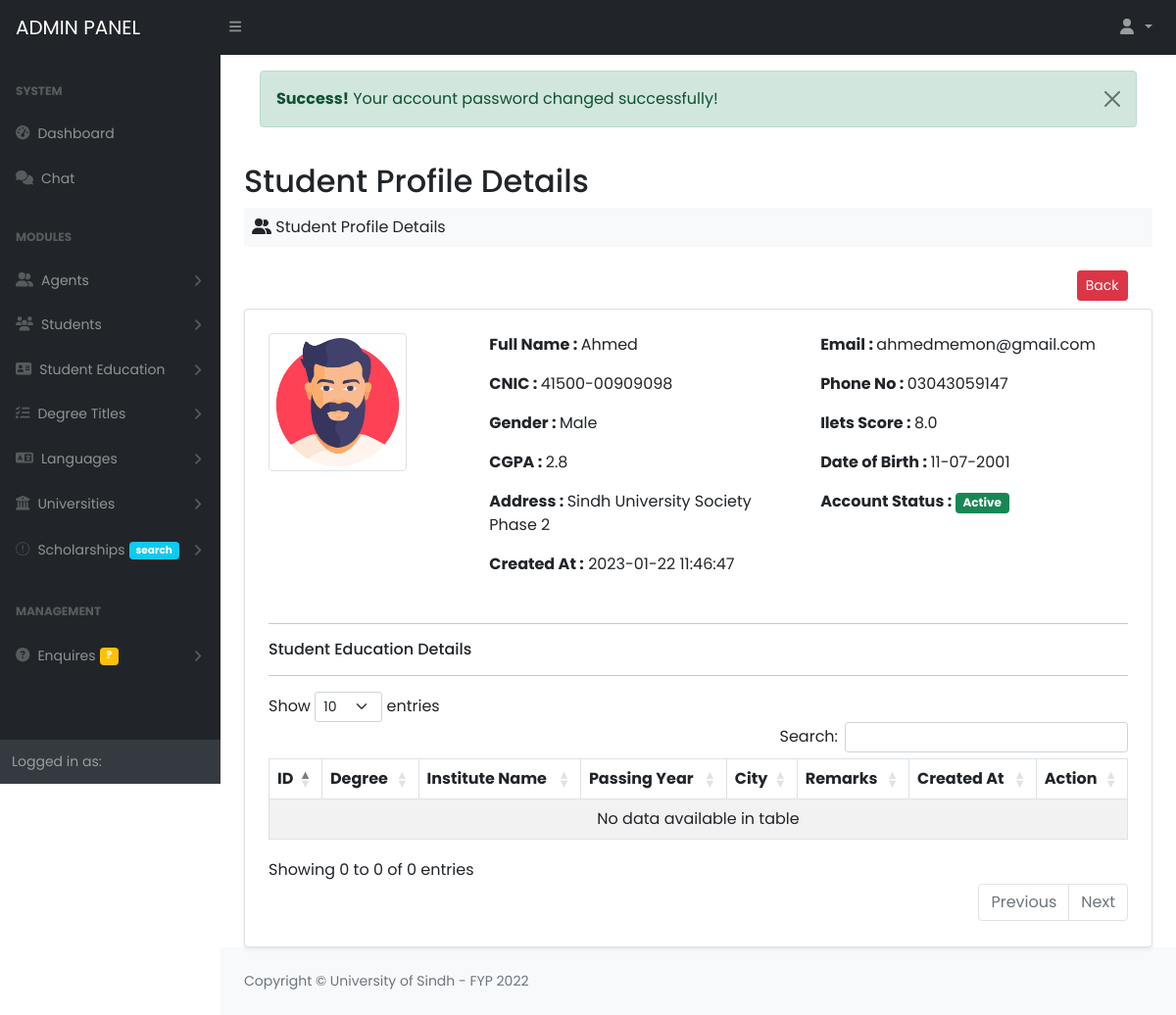
/Project/admin/show_student?id=1 (signed in), run on the app's committed database.
### tables this page shows
CREATE TABLE `students` (
  `student_id` int(11) NOT NULL AUTO_INCREMENT,
  `name` varchar(50) NOT NULL,
  `surname` varchar(50) DEFAULT NULL,
  `email` varchar(50) NOT NULL,
  `password` varchar(50) NOT NULL,
  `cnic` varchar(50) DEFAULT NULL,
  `gender` enum('Male','Female') DEFAULT NULL,
  `dob` varchar(50) DEFAULT NULL,
  `phone` varchar(50) DEFAULT NULL,
  `address` text DEFAULT NULL,
  `ilets_score` varchar(50) DEFAULT NULL,
  `cgpa` varchar(50) DEFAULT NULL,
  `religion` varchar(50) DEFAULT NULL,
  `profile` varchar(100) DEFAULT NULL,
  `status` int(11) DEFAULT 0,
  `created_at` timestamp NOT NULL DEFAULT current_timestamp() ON UPDATE current_timestamp(),
  PRIMARY KEY (`student_id`)
);

### Project/database/database.php (called while the page is built, shortened)
<?php
class Database
{
	private $db_host = "localhost";
	private $db_user = "root";
	private $db_pass = "";
	private $db_name = "fyp_cms";
	public $connection = null;
	public function __construct()
	{
		$this->connection = mysqli_connect($this->db_host, $this->db_user, $this->db_pass, $this->db_name);
	}
	public function executeQuery($query)
	{
		$this->query = $query;
		$this->result = mysqli_query($this->connection, $this->query);
		return $this->result;
	}
}
?>

### Project/admin/show_student.php (the view, shortened to what this page needs)
<?php  include_once("includes/header.php"); ?>
 <?php  include_once("includes/nav.php"); ?>
 <div id="layoutSidenav">
         <?php include_once("includes/sidebar.php") ?>
         <div id="layoutSidenav_content">
             <main>
                 <div class="container-fluid px-4">
                     <div class="p-3"><?php require_once("includes/messages.php") ?></div>
                     <h2 class="mt-1">Student Profile Details</h2>
                     <ol class="breadcrumb mb-4 bg-light p-2">
                         <li class="breadcrumb-item"><i class="fa fa-user-group"></i> Student Profile Details</li>
                     </ol>
                     <a href="view_students" class="btn btn-danger btn-sm offset-md-11 mb-2">Back</a>
                     <div class="card shadow-sm bg-white p-2">
                         <div class="card-body p-3">
                             <?php
                                 $id = $_GET['id'] ?? null;
                                 $query = "SELECT * FROM students WHERE student_id='$id'";
                                 $result = $db->executeQuery($query);
                                 $row = mysqli_fetch_assoc($result);
                             ?>
                             <div class="row">
                                 <div class="col-md-3 col-lg-3 col-xs-12 col-sm-12">
                                     <img src="<?php echo substr($row['profile'],3) ?>" width="70%" class="img img-thumbnail img-responsive"/>
                                 </div>
                                 <div class="col-md-9 col-lg-9 col-xs-12 col-sm-12">
                                     <div class="row mb-3">
                                         <div class="col-md-6 col-lg-6 col-xs-12 col-sm-12">
                                             <p><b> Full Name : </b>  <?php echo $row['name'] ?> </p>
                                         </div>
                                         <div class="col-md-6 col-lg-6 col-xs-12 cols-sm-12">
                                             <p><b> Email : </b>  <?php echo $row['email'] ?> </p>
                                         </div>
                                         <div class="col-md-6 col-lg-6 col-xs-12 col-sm-12">
                                             <p><b> CNIC : </b>  <?php echo $row['cnic'] ?> </p>
                                         </div>
                                         <div class="col-md-6 col-lg-6 col-xs-12 col-sm-12">
                                             <p><b> Phone No : </b>  <?php echo $row['phone'] ?> </p>
                                         </div>
                                         <div class="col-md-6 col-lg-6 col-xs-12 col-sm-12">
                                             <p><b> Gender : </b>  <?php echo $row['gender'] ?> </p>
                                         </div>
                                         <div class="col-md-6 col-lg-6 col-xs-12 col-sm-12">
                                             <p><b> Ilets Score : </b>  <?php echo $row['ilets_score'] ?> </p>
                                         </div>
                                         <div class="col-md-6 col-lg-6 col-xs-12 col-sm-12">
                                             <p><b> CGPA : </b>  <?php echo $row['cgpa'] ?> </p>
                                         </div>
                                         <div class="col-md-6 col-lg-6 col-xs-12 col-sm-12">
                                             <p><b> Date of Birth : </b>  <?php echo $row['dob'] ?> </p>
                                         </div>
                                         <div class="col-md-6 col-lg-6 col-xs-12 col-sm-12">
                                             <p><b> Address : </b>  <?php echo $row['address'] ?> </p>
                                         </div>
                                         <div class="col-md-6 col-lg-6 col-xs-12 col-sm-12">
                                             <p><b> Account Status : </b>
                                              <?php if($row['status'] == 1) echo "<span class='badge bg-success'>Active</span>"; else echo "<span class='badge bg-danger'>Inctive</span>" ?> </p>
                                         </div>
                                         <div class="col-md-6 col-lg-6 col-xs-12 col-sm-12">
                                             <p><b> Created At :</b>  <?php echo $row['created_at'] ?>
                                         </div>
                                     </div>
                                 </div>
                             </div>
                             <div class="row">
                                 <div class="col-md-12 col-lg-12 col-xs-12 col-sm-12">
                                     <hr/>
                                     <h6>Student Education Details</h6>
                                     <hr/>
                                     <table class="table table-bordered table-hover table-striped" id="table">
                                         <thead>
                                             <tr>
                                                 <th>ID</th>
                                                 <th>Degree</th>
                                                 <th>Institute Name</th>
                                                 <th>Passing Year</th>
                                                 <th>City</th>
                                                 <th>Remarks</th>
                                                 <th>Created At</th>
                                                 <th>Action</th>
                                             </tr>
                                         </thead>
                                         <tbody>
                                         </tbody>
                                     </table>
                                 </div>
                             </div>
                         </div>
                     </div>
                 </div>
             </main>
 <?php  include_once("includes/footer.php") ?>

### Project/admin/includes/header.php (style rules this page uses)
body { font-family: 'Poppins', sans-serif; }

### data on the page
students: profile (picture), name "Ahmed", email "ahmedmemon@gmail.com", cnic "41500-00909098", phone "03043059147", gender "Male", ilets_score "8.0", cgpa "2.8", dob "11-07-2001", address "Sindh University Society Phase 2", created_at "2023-01-22 11:46:47"

### other printed values
$_SESSION['success'] "Your account password changed successfully!"
